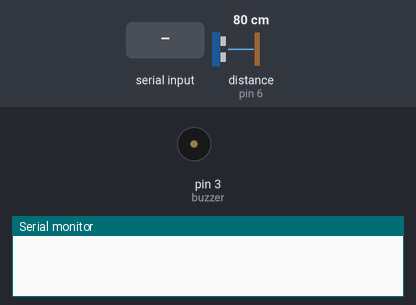
The sketch below on a simulated Arduino Uno, built with avr-gcc and run on an emulated ATmega328P. Shown: buzzer (waves = sounding), the last lines printed to the serial monitor. The test bench sets the inputs (shaded band); at power-on: distance to the obstacle (sensor on pin 6) 80 cm.

Above: at 1.2 s.
1.3 s: "s90\n" received over Serial
At 2.4 s:
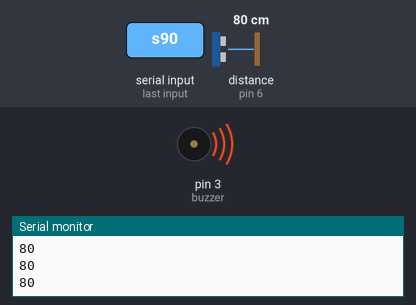
Timing chart, 0 to 4.3 s (numbered marks = the images above; inputs shaded):
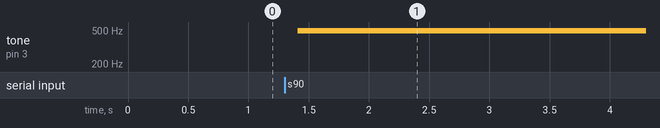

Measured:
- after the input at 1.3 s, tone on pin 3 (buzzer): silent → 490 Hz after 0.11 s

The sketch:

testSerial.ino
```cpp
#include <Ultrasonic.h>
#define buzzer 3
#define r 2
Ultrasonic ultrasonic(6);

int num = 1000 ;
int dis ;
int checkPoint = 0 ;
int start = 0;
int times = -1 ;
void setup() {
  // put your setup code here, to run once:
    Serial.begin(9600);

}


void loop() {
  char inputText;
if (Serial.available() > 0) {    // is a character available?
    inputText = Serial.read();       // get the character

    if ((inputText == 's') || (inputText == 'S') || (inputText == 'e') || (inputText == 'E')) {
        times += 1 ;
        Serial.println(times);
    }

 if (inputText >= 'X') {
      num = Serial.parseInt();
      Serial.println(num);
            Serial.println(times);

    }

}
 if (times %2 == 0) {

          ultrasonic.MeasureInCentimeters();
          dis = ultrasonic.RangeInCentimeters;
          Serial.println(dis);
          delay(100);
            if (dis < num) {
              analogWrite(buzzer,1);
              digitalWrite(r,HIGH);
              delay(100);
              analogWrite(buzzer,0);
              digitalWrite(r,LOW);
              delay(100);
              checkPoint++ ;
            }
  }

  if (checkPoint != 0) {
    analogWrite(buzzer,1);
              digitalWrite(r,HIGH);
              delay(100);
              analogWrite(buzzer,0);
              digitalWrite(r,LOW);
              delay(100);
  }

  if (times %2 != 0) {
          start = 0 ;
          checkPoint = 0 ;
          digitalWrite(r,LOW);
          analogWrite(buzzer,0);
   }

}
```
